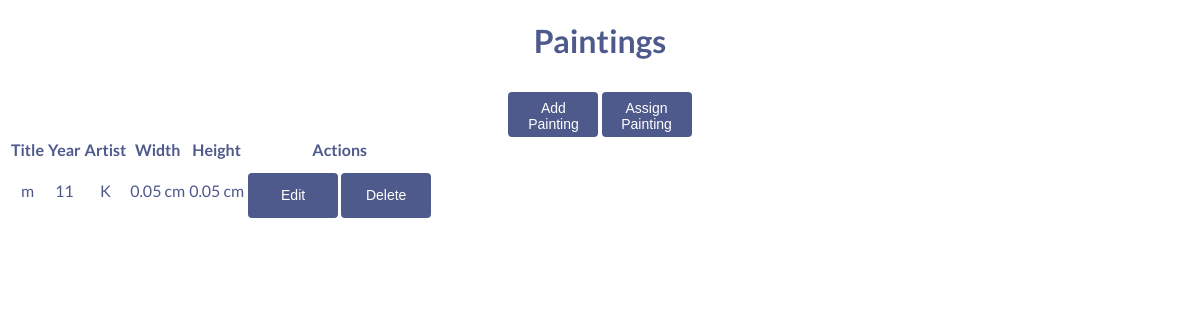
The page /pubic/paintings.php on the database as committed earlier.
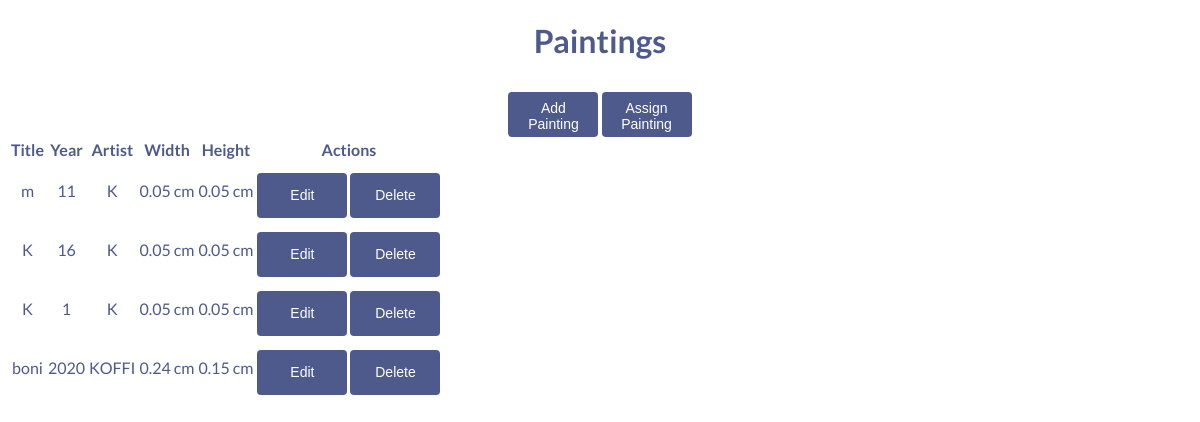
The same page on the database as committed later.
### tables this page shows
CREATE TABLE IF NOT EXISTS `paintings` (
  `id_painting` int NOT NULL AUTO_INCREMENT,
  `title` varchar(255) NOT NULL,
  `year` int NOT NULL,
  `artist_name` varchar(255) DEFAULT NULL,
  `width` decimal(5,2) DEFAULT NULL,
  `height` decimal(5,2) DEFAULT NULL,
  PRIMARY KEY (`id_painting`)
);

### src/Models/Painting.php (called while the page is built, shortened)
<?php
class Painting {
    private $pdo;
    public function __construct($pdo) {
        $this->pdo = $pdo;
    }
    public function getAll() {
        $stmt = $this->pdo->query("SELECT * FROM paintings");
        return $stmt->fetchAll(PDO::FETCH_ASSOC);
    }
}
?>

### pubic/paintings.php (the view, shortened to what this page needs)
<?php
require_once '../config/config.php';
require_once '../src/Models/Painting.php';
$paintingModel = new Painting($pdo);
$paintings = $paintingModel->getAll();
?>
<!DOCTYPE html>
<html lang="en">
<head>
    <link rel="stylesheet" href="assets/css/styles.css">
</head>
<body>
    <h1>Paintings</h1>
    <a href="create_painting.php"><button>Add Painting</button></a>
    <a href="assign_painting.php"><button>Assign Painting</button></a>
    <table>
        <tr>
            <th>Title</th>
            <th>Year</th>
            <th>Artist</th>
            <th>Width</th>
            <th>Height</th>
            <th>Actions</th>
        </tr>
        <?php foreach ($paintings as $painting): ?>
        <tr>
            <td><?= htmlspecialchars($painting['title']) ?></td>
            <td><?= $painting['year'] ?></td>
            <td><?= htmlspecialchars($painting['artist_name']) ?></td>
            <td><?= $painting['width'] ?> cm</td>
            <td><?= $painting['height'] ?> cm</td>
            <td>
                <a href="edit_painting.php?id=<?= $painting['id_painting'] ?>"><button>Edit</button></a>
                <a href="delete_painting.php?id=<?= $painting['id_painting'] ?>" onclick="return confirm('Are you sure?')">
                    <button class="delete-btn">Delete</button>
                </a>
            </td>
        </tr>
        <?php endforeach; ?>
    </table>
</body>
</html>

### pubic/assets/css/styles.css (style rules this page uses)
body { font-family: 'Lato', sans-serif; background-color: #FFFFFF; color: #4E598C; text-align: center; }
button { width: 90px; height: 45px; padding: 8px; margin-top: 10px; background-color: #4E598C; color: white; border: none; border-radius: 4px; cursor: pointer; font-size: 14px; }

Rows that differ between the two databases and show on the page:
added paintings: title "K", year "16", artist_name "K", width "0.05", height "0.05"
added paintings: title "K", year "1", artist_name "K", width "0.05", height "0.05"
added paintings: title "boni", year "2020", artist_name "KOFFI", width "0.24", height "0.15"
